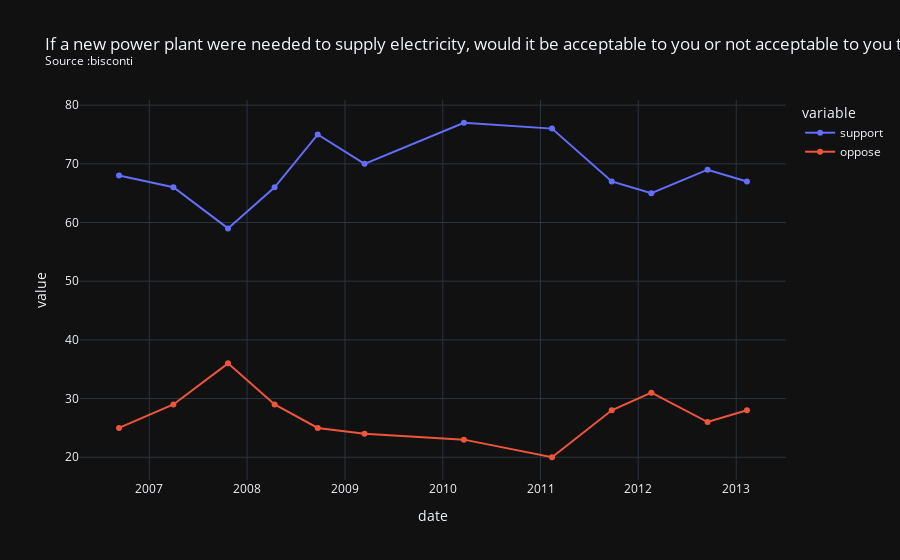

Notebook code for this chart:
### Code cell
s4 = r"If a new power plant were needed to supply electricity, would it be acceptable to you or not acceptable to you to add a new reactor at the site of the nearest nuclear power plant that is already operating?"
df8 = df_date[df_date['question'].str.contains(s4)]
df8 = df8.sort_values(by=['date'])
source = df8['firm'].iloc[0]
title = s4 + "<br><sup>Source :" + source + "<sup>"
fig = px.line(df8, x="date", y=["support", "oppose"], title=title, markers=True, template='plotly_dark')
fig.show()

### Figure 1 — Plotly figure (JSON) as saved in the notebook; plotly's stock layout.template omitted (floating-point values rounded to 4 significant figures)
{"data": [{"hovertemplate": "variable=support<br>date=%{x}<br>value=%{y}<extra></extra>", "legendgroup": "support", "line": {"color": "#636efa", "dash": "solid"}, "marker": {"symbol": "circle"}, "mode": "lines+markers", "name": "support", "orientation": "v", "showlegend": true, "type": "scatter", "x": ["2006-09-10T00:00:00", "2007-04-01T00:00:00", "2007-10-22T00:00:00", "2008-04-13T00:00:00", "2008-09-21T00:00:00", "2009-03-15T00:00:00", "2010-03-21T00:00:00", "2011-02-13T00:00:00", "2011-09-24T00:00:00", "2012-02-19T00:00:00", "2012-09-16T00:00:00", "2013-02-10T00:00:00"], "xaxis": "x", "y": [68, 66, 59, 66, 75, 70, 77, 76, 67, 65, 69, 67], "yaxis": "y"}, {"hovertemplate": "variable=oppose<br>date=%{x}<br>value=%{y}<extra></extra>", "legendgroup": "oppose", "line": {"color": "#EF553B", "dash": "solid"}, "marker": {"symbol": "circle"}, "mode": "lines+markers", "name": "oppose", "orientation": "v", "showlegend": true, "type": "scatter", "x": ["2006-09-10T00:00:00", "2007-04-01T00:00:00", "2007-10-22T00:00:00", "2008-04-13T00:00:00", "2008-09-21T00:00:00", "2009-03-15T00:00:00", "2010-03-21T00:00:00", "2011-02-13T00:00:00", "2011-09-24T00:00:00", "2012-02-19T00:00:00", "2012-09-16T00:00:00", "2013-02-10T00:00:00"], "xaxis": "x", "y": [25, 29, 36, 29, 25, 24, 23, 20, 28, 31, 26, 28], "yaxis": "y"}], "layout": {"autosize": true, "legend": {"title": {"text": "variable"}, "tracegroupgap": 0}, "title": {"text": "If a new power plant were needed to supply electricity, would it be acceptable to you or not acceptable to you to add a new reactor at the site of the nearest nuclear power plant that is already operating?<br><sup>Source :bisconti<sup>"}, "xaxis": {"anchor": "y", "autorange": true, "domain": [0, 1], "range": ["2006-04-24 04:26:25.3211", "2013-06-28 19:33:34.6789"], "title": {"text": "date"}, "type": "date"}, "yaxis": {"anchor": "x", "autorange": true, "domain": [0, 1], "range": [15.3, 81.7], "title": {"text": "value"}, "type": "linear"}}}
